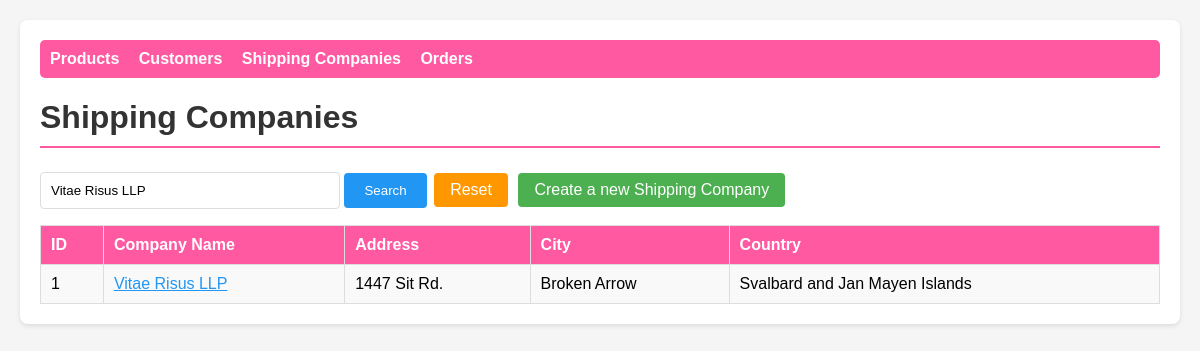
/shipping.php?kw=Vitae Risus LLP, run on the app's committed database.
### tables this page shows
CREATE TABLE ShippingCompany (
    ShippingCompanyID INT AUTO_INCREMENT PRIMARY KEY,
    CompanyName VARCHAR(50) NOT NULL,
    Address VARCHAR(50) NOT NULL,
    City VARCHAR(50),
    Country VARCHAR(50) NOT NULL
);

### shipping.php (the view, shortened to what this page needs)
<?php
include 'db.php';
$kw = $_GET['kw'] ?? '';
if ($kw != '') {
    $stmt = $conn->prepare("SELECT * FROM ShippingCompany WHERE CompanyName LIKE ?");
    $search = "%$kw%";
    $stmt->bind_param("s", $search);
    $stmt->execute();
    $result = $stmt->get_result();
} else {
    $result = $conn->query("SELECT * FROM ShippingCompany");
}
?>
<!DOCTYPE html>
<html>
<head>
    <link rel="stylesheet" href="style.css">
</head>
<body>
<div class="container">
    <nav>
        <a href="products.php">Products</a>
        <a href="customers.php">Customers</a>
        <a href="shipping.php">Shipping Companies</a>
        <a href="orders.php">Orders</a>
    </nav>
    <h1>Shipping Companies</h1>
    <div class="search-box">
        <form method="GET">
            <input type="text" name="kw" value="<?= htmlspecialchars($kw) ?>" placeholder="Search by Company Name...">
            <button type="submit">Search</button>
            <a href="shipping.php" class="btn btn-reset">Reset</a>
            <a href="shipping_form.php" class="btn btn-add">Create a new Shipping Company</a>
        </form>
    </div>
    <table>
        <tr>
            <th>ID</th>
            <th>Company Name</th>
            <th>Address</th>
            <th>City</th>
            <th>Country</th>
        </tr>
        <?php while ($r = $result->fetch_assoc()): ?>
        <tr>
            <td><?= $r['ShippingCompanyID'] ?></td>
            <td><a href="shipping_form.php?id=<?= $r['ShippingCompanyID'] ?>"><?= htmlspecialchars($r['CompanyName']) ?></a></td>
            <td><?= htmlspecialchars($r['Address']) ?></td>
            <td><?= htmlspecialchars($r['City']) ?></td>
            <td><?= htmlspecialchars($r['Country']) ?></td>
        </tr>
        <?php endwhile; ?>
    </table>
</div>
</body>
</html>

### style.css (style rules this page uses)
* { box-sizing: border-box; font-family: Arial, sans-serif; }
body { margin: 20px; background: #f5f5f5; }
.container { max-width: 1200px; margin: auto; background: white; padding: 20px; border-radius: 8px; box-shadow: 0 2px 5px rgba(0,0,0,0.1); }
h1 { color: #333; border-bottom: 2px solid #ff59a1; padding-bottom: 10px; }
nav { margin-bottom: 20px; padding: 10px; background: #ff59a1; border-radius: 5px; }
nav a { color: white; margin-right: 15px; text-decoration: none; font-weight: bold; }
table { width: 100%; border-collapse: collapse; margin-top: 15px; }
th, td { border: 1px solid #ddd; padding: 10px; text-align: left; }
th { background: #ff59a1; color: white; }
tr:nth-child(even) { background: #f9f9f9; }
.search-box { margin: 15px 0; }
.search-box input { padding: 10px; width: 300px; border: 1px solid #ddd; border-radius: 4px; }
.search-box button { padding: 10px 20px; background: #2196F3; color: white; border: none; border-radius: 4px; cursor: pointer; }
.btn { padding: 8px 16px; margin: 3px; text-decoration: none; border-radius: 4px; display: inline-block; cursor: pointer; border: none; }
.btn-add { background: #4CAF50; color: white; }
.btn-reset { background: #ff9800; color: white; }
a { color: #2196F3; }

### data on the page
shippingcompany: ShippingCompanyID "1", CompanyName "Vitae Risus LLP", Address "1447 Sit Rd.", City "Broken Arrow", Country "Svalbard and Jan Mayen Islands"
